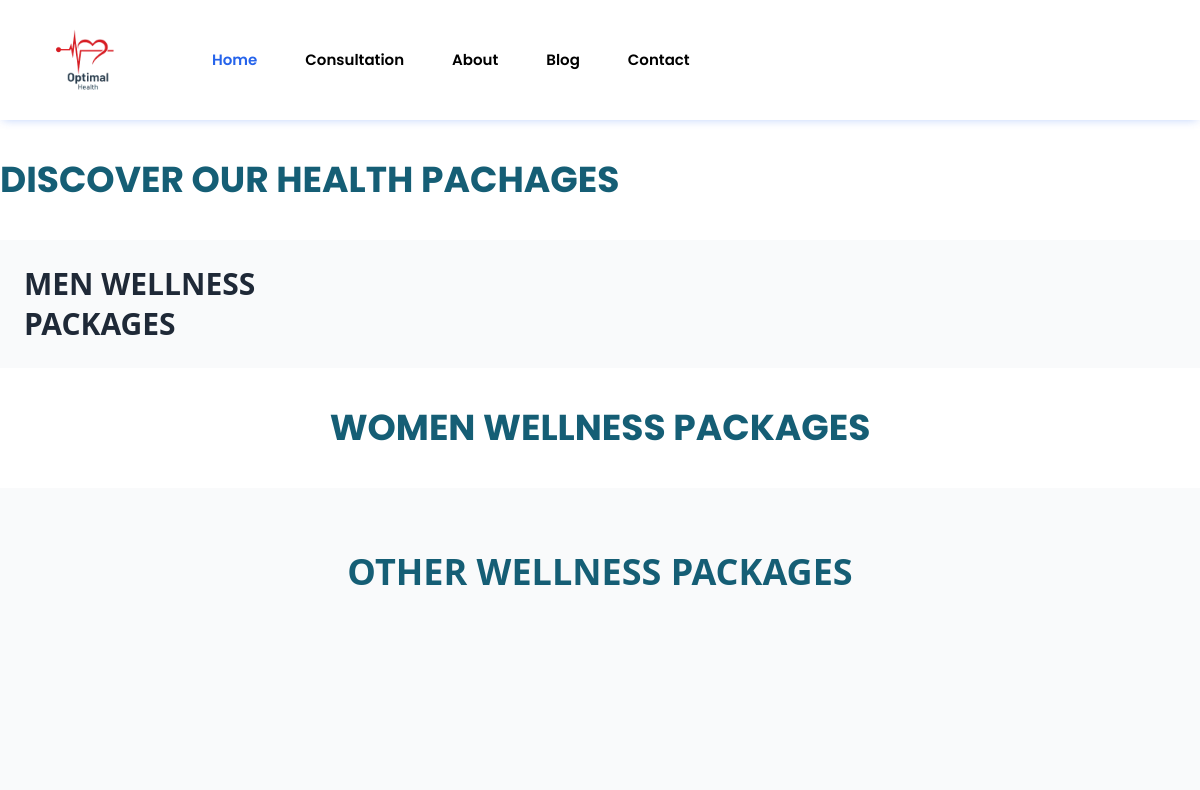
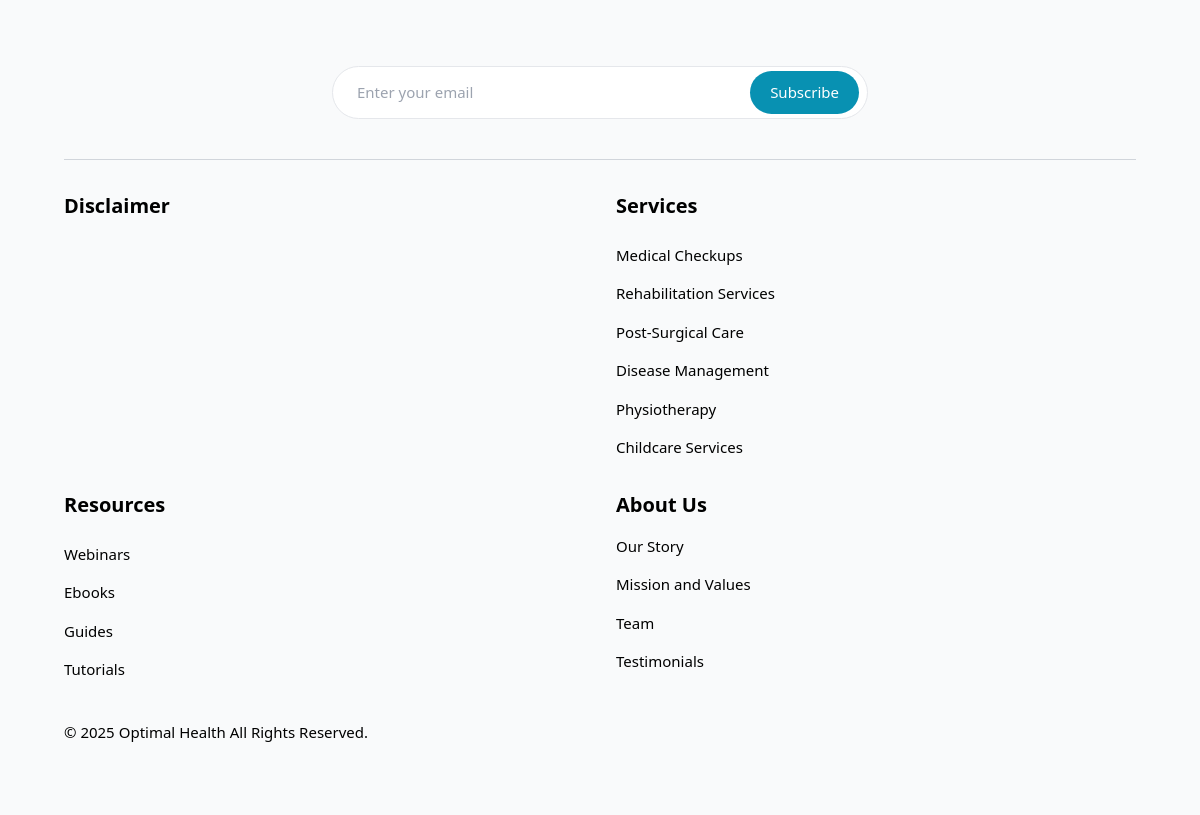
The page /wellness_packages/ on the database as committed earlier (2 pictures, top to bottom).
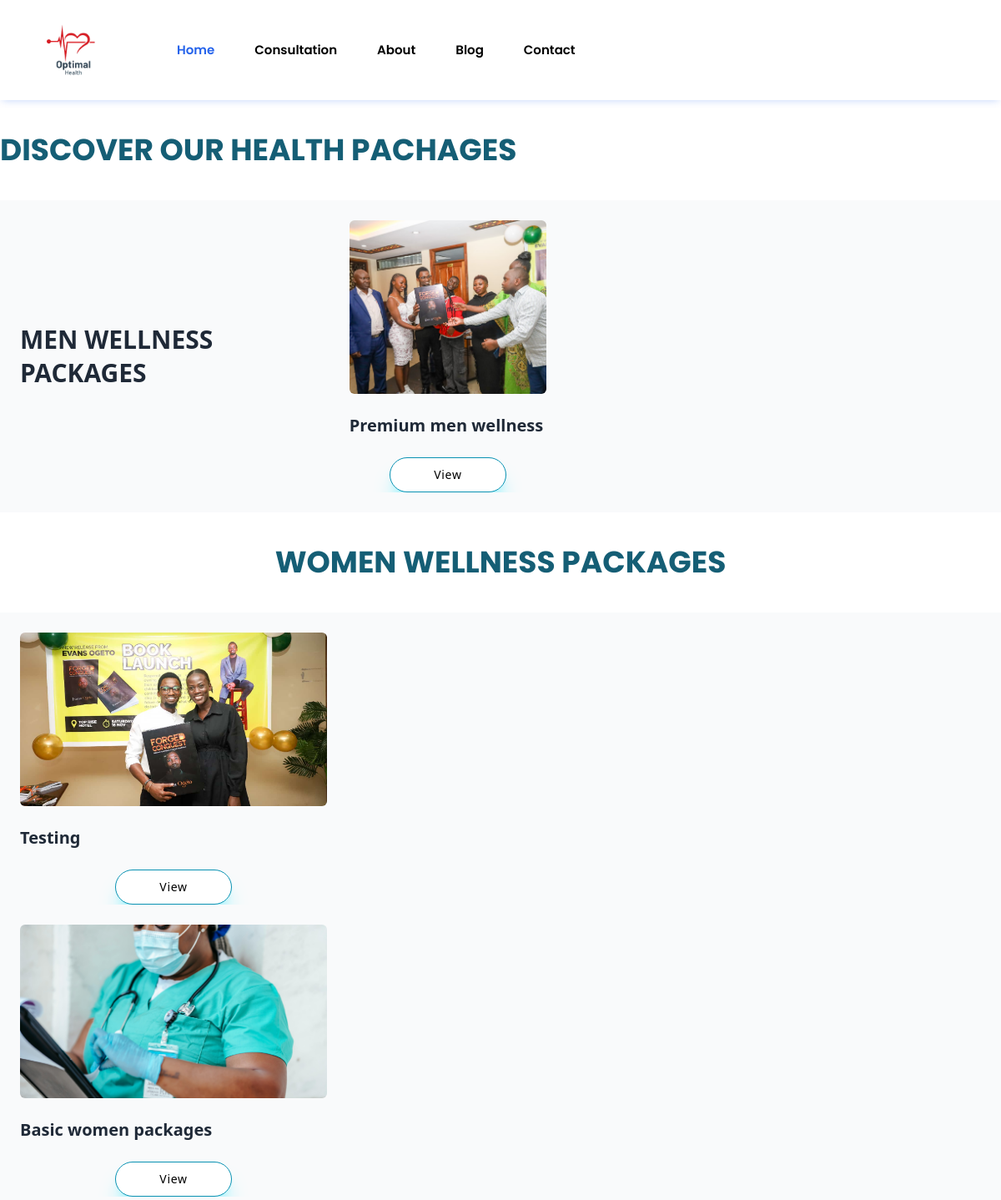
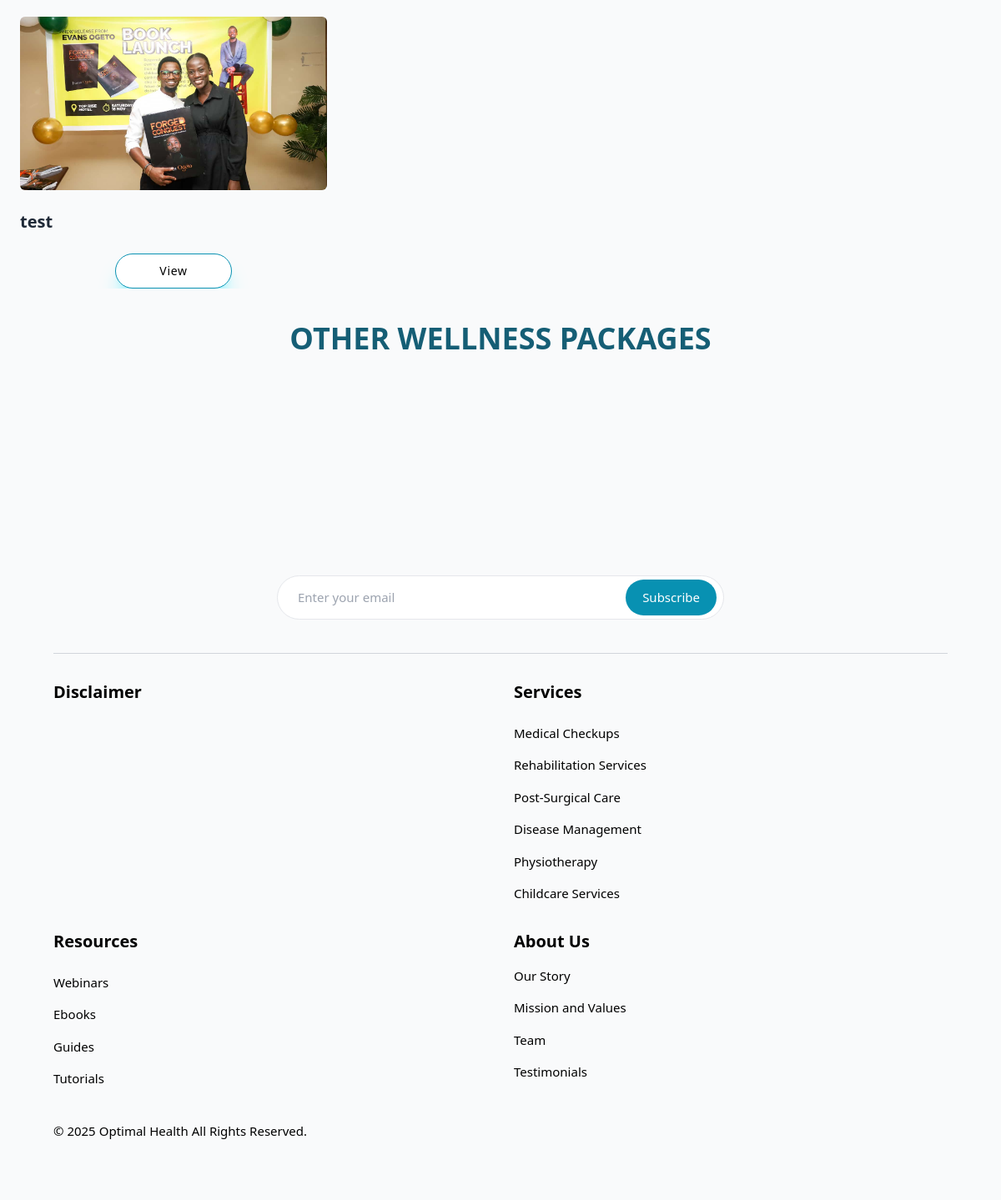
The same page on the database as committed later (2 pictures, top to bottom).
### optimal/models.py (models this page shows, shortened)
class WellnessPackage(models.Model):
    title = models.CharField(max_length=255)
    description = models.TextField()
    image = models.ImageField(upload_to='packages/')
    price = models.DecimalField(max_digits=10, decimal_places=2)
    category = models.ForeignKey(Category, on_delete=models.CASCADE, related_name='packages')

### optimal/views.py (the view)
# urls.py: path('wellness_packages/', wellness_packages, name='wellness_packages'),
def wellness_packages(request):
    men_wellness = WellnessPackage.objects.filter(category__name="Men Wellness")
    women_wellness = WellnessPackage.objects.filter(category__name="Women Wellness")
    family_wellness = WellnessPackage.objects.filter(category__name="Family Wellness")
    senior_wellness = WellnessPackage.objects.filter(category__name="Senior Wellness")
    other_wellness = WellnessPackage.objects.filter(category__name="Other Wellness")
    context = {
        'men_wellness': men_wellness,
        'women_wellness': women_wellness,
        'family_wellness': family_wellness,
        'other_wellness':  other_wellness,
    }
    return render(request, 'wellness_packages.html', context)

### templates/wellness_packages.html (shortened to what this page needs)
{% extends "base.html" %}
{% block content %}
<h2 class="text-4xl font-bold text-cyan-800 uppercase mt-10 mb-6">Discover Our Health Pachages</h2>
<div class="bg-gray-50 font-sans mt-10 p-6">
    <div class="grid grid-cols-1 lg:grid-cols-3 lg:gap-8 gap-12 items-center max-w-6xl max-lg:max-w-2xl max-sm:max-w-sm mx-auto">
      <div>
        <h2 class="text-3xl max-md:text-2xl font-extrabold text-gray-800 uppercase leading-10">Men Wellness Packages</h2>
      </div>
      <div class="grid grid-cols-1 sm:grid-cols-2 gap-6 lg:col-span-2">
          {% for package in men_wellness %}
          <div class="grid grid-cols-1 sm:grid-cols-3 gap-6 lg:col-span-3">
              <div class="cursor-pointer rounded overflow-hidden group">
                  <img src="{{ package.image.url }}" alt="{{ package.title }}" class="w-full h-52 object-cover rounded-md" />
                  <div class="py-6">
                      <h3 class="text-xl font-bold text-gray-800 group-hover:text-cyan-500 transition-all">
                        {{ package.title }}
                      </h3>
                  </div>
                  <div class="text-center">
                    <a href="{% url 'wellness_package_description' package.pk %}">
                      <button type="button"
                          class="bg-white py-2.5 min-w-[140px] shadow-xl shadow-cyan-200 rounded-full text-black text-sm tracking-wider font-medium outline-none border border-cyan-600 active:shadow-inner">
                          View
                      </button>
                    </a>
                  </div>
              </div>
          </div>
          {% endfor %}
      </div>
    </div>
  </div>
  <h2 class="text-4xl font-bold text-cyan-800 uppercase mt-10 mb-6 text-center">Women Wellness Packages</h2>
<div class="bg-gray-50 font-sans mt-10 p-6">
    <div class="grid grid-cols-1 lg:grid-cols-3 lg:gap-8 gap-12 items-center max-w-6xl max-lg:max-w-2xl max-sm:max-w-sm mx-auto">
        <div class="grid grid-cols-1 sm:grid-cols-3 gap-6 lg:col-span-3">
          {% for package in women_wellness %}
          <div class="grid grid-cols-1 sm:grid-cols-3 gap-6 lg:col-span-3">
              <div class="cursor-pointer rounded overflow-hidden group">
                  <img src="{{ package.image.url }}" alt="{{ package.title }}" class="w-full h-52 object-cover rounded-md" />
                  <div class="py-6">
                      <h3 class="text-xl font-bold text-gray-800 group-hover:text-cyan-500 transition-all">
                        {{ package.title }}
                      </h3>
                  </div>
                  <div class="text-center">
                    <a href="{% url 'wellness_package_description' package.pk %}">
                      <button type="button"
                          class="bg-white py-2.5 min-w-[140px] shadow-xl shadow-cyan-200 rounded-full text-black text-sm tracking-wider font-medium outline-none border border-cyan-600 active:shadow-inner">
                          View
                      </button>
                      </a>
                  </div>
              </div>
          </div>
          {% endfor %}
        </div>
    </div>
  <h2 class="text-4xl font-bold text-cyan-800 uppercase mt-10 mb-6 text-center">Other Wellness Packages</h2>
  <div class="bg-gray-50 font-sans mt-10 p-6">
</div>
{% endblock %}

### templates/base.html (shortened to what this page needs)
<!doctype html>
<html>
<head>
    {% load static %}
  <script src="https://cdn.tailwindcss.com"></script>
  <link rel="stylesheet" href="https://unpkg.com/aos@next/dist/aos.css" />
</head>
<body class="max-w-[1920px] mx-auto">
  <div class="bg-white text-black text-[15px]">
    <header
      class='shadow-[0_2px_10px_-3px_rgba(6,81,237,0.3)] sticky top-0 py-3 px-4 sm:px-10 bg-white z-50 min-h-[70px]'>
      <div class='flex flex-wrap items-center gap-4'>
        <a href="javascript:void(0)"><img src="{% static 'images/optimal-logo.png' %}" alt="logo" class='w-24 h-18' />
        </a>
        <div id="collapseMenu"
          class='max-lg:hidden lg:!block max-lg:fixed max-lg:before:fixed max-lg:before:bg-black max-lg:before:opacity-50 max-lg:before:inset-0 max-lg:before:z-50'>
          <ul
            class='lg:ml-12 lg:flex gap-x-6 max-lg:space-y-3 max-lg:fixed max-lg:bg-white max-lg:w-1/2 max-lg:min-w-[300px] max-lg:top-0 max-lg:left-0 max-lg:p-6 max-lg:h-full max-lg:shadow-md max-lg:overflow-auto z-50'>
            <li class='max-lg:border-b max-lg:py-3 px-3'>
              <a href="{% url 'index' %}"
                class='hover:text-blue-600 text-blue-600 block font-semibold transition-all'>Home</a>
            </li>
            <li class='max-lg:border-b max-lg:py-3 px-3'><a href="{% url 'services' %}"
                class='hover:text-blue-600 block font-semibold transition-all'>Consultation</a>
            </li>
            <li class='max-lg:border-b max-lg:py-3 px-3'><a href="{% url 'about' %}"
                class='hover:text-blue-600 block font-semibold transition-all'>About</a>
            </li>
            <li class='max-lg:border-b max-lg:py-3 px-3'><a href="{% url 'blog' %}"
                class='hover:text-blue-600 block font-semibold transition-all'>Blog</a>
            </li>
            <li class='max-lg:border-b max-lg:py-3 px-3'><a href="{% url 'contact' %}"
                class='hover:text-blue-600 block font-semibold transition-all'>Contact</a>
            </li>
          </ul>
        </div>
      </div>
    </header>
    {% block content %}{% endblock %}
    <footer class="bg-gray-50 px-4 sm:px-10 py-12 mt-28">
      <div class="md:max-w-[50%] mx-auto text-center">
        <div class="bg-[#fff] border flex px-2 py-1 rounded-full text-left mt-4">
          <input type='email' placeholder='Enter your email' class="w-full outline-none bg-transparent pl-4" />
          <button type='button'
            class="bg-cyan-600 hover:bg-cyan-700 text-white rounded-full px-5 py-2.5 transition-all">Subscribe</button>
        </div>
      </div>
      <div class="grid max-sm:grid-cols-1 max-xl:grid-cols-2 xl:grid-cols-5 gap-8 border-t border-gray-300 mt-10 pt-8">
        <div class="xl:col-span-2">
          <h4 class="text-xl font-semibold mb-6">Disclaimer</h4>
        </div>
        <div>
          <h4 class="text-xl font-semibold mb-6">Services</h4>
          <ul class="space-y-4">
            <li><a href="javascript:void(0)" class="hover:text-blue-600">Medical Checkups</a></li>
            <li><a href="javascript:void(0)" class="hover:text-blue-600">Rehabilitation Services</a></li>
            <li><a href="javascript:void(0)" class="hover:text-blue-600">Post-Surgical Care</a></li>
            <li><a href="javascript:void(0)" class="hover:text-blue-600">Disease Management</a></li>
            <li><a href="javascript:void(0)" class="hover:text-blue-600">Physiotherapy </a></li>
            <li><a href="javascript:void(0)" class="hover:text-blue-600">Childcare Services</a></li>
          </ul>
        </div>
        <div>
          <h4 class="text-xl font-semibold mb-6">Resources</h4>
          <ul class="space-y-4">
            <li><a href="javascript:void(0)" class="hover:text-blue-600">Webinars</a>
            </li>
            <li><a href="javascript:void(0)" class="hover:text-blue-600">Ebooks</a>
            </li>
            <li><a href="javascript:void(0)" class="hover:text-blue-600">Guides</a>
            </li>
            <li><a href="javascript:void(0)" class="hover:text-blue-600">Tutorials</a></li>
          </ul>
        </div>
        <div>
          <h4 class="text-xl font-semibold mb-4">About Us</h4>
          <ul class="space-y-4">
            <li><a href="javascript:void(0)" class="hover:text-blue-600">Our Story</a>
            </li>
            <li><a href="javascript:void(0)" class="hover:text-blue-600">Mission and
                Values</a></li>
            <li><a href="javascript:void(0)" class="hover:text-blue-600">Team</a></li>
            <li><a href="javascript:void(0)" class="hover:text-blue-600">Testimonials</a></li>
          </ul>
        </div>
      </div>
      <p class='mt-10'>© 2025<a href='https://readymadeui.com/' target='_blank'
          class="hover:underline mx-1">Optimal Health</a>All Rights Reserved.</p>
    </footer>
  </div>
</body>
</html>

### templates/base.html (style rules this page uses)
body { font-family: Poppins, sans-serif; }

Rows that differ between the two databases and show on the page:
added WellnessPackage: image (picture), title "Premium men wellness", shown under "MEN WELLNESS PACKAGES"
added WellnessPackage: image (picture), title "Testing", shown under "WOMEN WELLNESS PACKAGES"
added WellnessPackage: image (picture), title "Basic women packages", shown under "WOMEN WELLNESS PACKAGES"
added WellnessPackage: image (picture), title "test", shown under "WOMEN WELLNESS PACKAGES"
